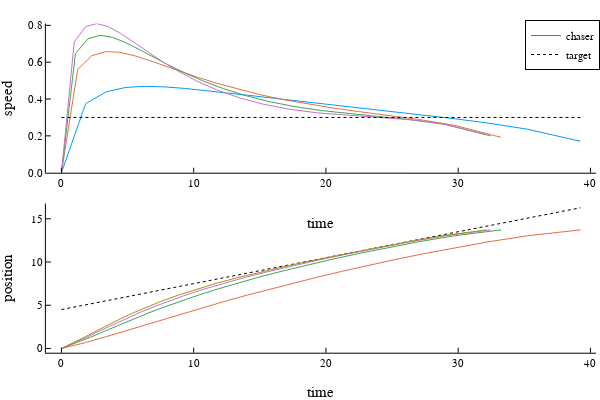

Here is the notebook cell this chart was saved with:
### Markdown cell above
## Minimum-error solution
Minimizing sum-square error to taget, plus work.
Optimization wants to hit a peak speed quickly and then gradually slow down toward the target

### Code cell
wstar4 = findgait(WalkRW2l(α=0.35,safety=true), target=:speed=>0.3, varying=:P)
ctime = 0. # cost of time, to encourage hurrying
cerrors = 0.001:0.005:0.02
targetspeed = 0.3
targetdist = 4.5
results = [optwalktag(wstar4, 20, ctime=ctime, cerror=cerror,targetspeed=targetspeed, targetdist=targetdist)
    for cerror in cerrors]
targetpos(t) = targetdist .+ targetspeed.*t
p = plot(layout=(2,1))
targettimes = [range(0, result.totaltime, length=50) for result in results]
chasertimes = [cumsum([0;result.steps.tf]) for result in results] # accumulate step times
chaserposns = [cumsum([0; result.steps.steplength]) for result in results] # how far chaser goes
chaserspeeds = [[0; result.steps.speed] for result in results] # prepend 0 for start speed

plot!(p[1], chasertimes, chaserspeeds,ylims=(0,Inf),xlabel="time",ylabel="speed",
    label=["chaser" nothing nothing nothing])
plot!(p[1], chasertimes[1][[1,end]],[targetspeed,targetspeed],linestyle=:dot,label="target",linecolor=:black)
plot!(p[2], chasertimes[1], targetpos.(chasertimes[1]),label=nothing,linestyle=:dot,linecolor=:black)
plot!(p[2], chasertimes, chaserposns,xlabel="time",ylabel="position",label=nothing)

### Figure 1 — Plotly figure (JSON) as saved in the notebook; plotly's stock layout.template omitted (floating-point values rounded to 4 significant figures)
{"data": [{"colorbar": {"title": ""}, "legendgroup": "chaser", "line": {"color": "rgba(0, 154, 250, 1.000)", "dash": "solid", "shape": "linear", "width": 1}, "mode": "lines", "name": "chaser", "showlegend": true, "type": "scatter", "x": [0, 1.831, 3.391, 4.872, 6.335, 7.807, 9.306, 10.84, 12.42, 14.05, 15.74, 17.48, 19.3, 21.19, 23.16, 25.24, 27.43, 29.77, 32.32, 35.23, 39.25], "xaxis": "x1", "y": [0, 0.3746, 0.4395, 0.463, 0.4689, 0.4658, 0.4576, 0.4467, 0.4342, 0.4208, 0.4068, 0.3925, 0.3779, 0.3629, 0.3473, 0.3308, 0.3129, 0.2928, 0.2686, 0.2362, 0.1705], "yaxis": "y1", "zmax": null, "zmin": null}, {"colorbar": {"title": ""}, "legendgroup": "", "line": {"color": "rgba(227, 111, 71, 1.000)", "dash": "solid", "shape": "linear", "width": 1}, "mode": "lines", "name": "", "showlegend": false, "type": "scatter", "x": [0, 1.225, 2.304, 3.347, 4.397, 5.475, 6.598, 7.779, 9.028, 10.36, 11.77, 13.28, 14.89, 16.61, 18.44, 20.38, 22.45, 24.65, 27.02, 29.68, 33.25], "xaxis": "x1", "y": [0, 0.5598, 0.6354, 0.6574, 0.6537, 0.6359, 0.6104, 0.5807, 0.5491, 0.5168, 0.4851, 0.4545, 0.4258, 0.3991, 0.3748, 0.3527, 0.3321, 0.3118, 0.289, 0.2577, 0.192], "yaxis": "y1", "zmax": null, "zmin": null}, {"colorbar": {"title": ""}, "legendgroup": "", "line": {"color": "rgba(62, 164, 78, 1.000)", "dash": "solid", "shape": "linear", "width": 1}, "mode": "lines", "name": "", "showlegend": false, "type": "scatter", "x": [0, 1.061, 2.004, 2.923, 3.856, 4.826, 5.849, 6.941, 8.115, 9.387, 10.77, 12.27, 13.91, 15.69, 17.6, 19.63, 21.77, 24.02, 26.4, 29.02, 32.45], "xaxis": "x1", "y": [0, 0.6466, 0.7269, 0.7461, 0.7349, 0.7072, 0.6702, 0.6282, 0.584, 0.5395, 0.4962, 0.4556, 0.4186, 0.3864, 0.3594, 0.3376, 0.3202, 0.3048, 0.2878, 0.2618, 0.2001], "yaxis": "y1", "zmax": null, "zmin": null}, {"colorbar": {"title": ""}, "legendgroup": "", "line": {"color": "rgba(195, 113, 210, 1.000)", "dash": "solid", "shape": "linear", "width": 1}, "mode": "lines", "name": "", "showlegend": false, "type": "scatter", "x": [0, 0.9668, 1.832, 2.678, 3.544, 4.449, 5.414, 6.454, 7.588, 8.833, 10.21, 11.73, 13.41, 15.26, 17.25, 19.36, 21.56, 23.84, 26.22, 28.8, 32.12], "xaxis": "x1", "y": [0, 0.7093, 0.7931, 0.8097, 0.7927, 0.7571, 0.711, 0.6592, 0.605, 0.5508, 0.4986, 0.4502, 0.4075, 0.3719, 0.3444, 0.3248, 0.3113, 0.3009, 0.2885, 0.2661, 0.2067], "yaxis": "y1", "zmax": null, "zmin": null}, {"colorbar": {"title": ""}, "legendgroup": "target", "line": {"color": "rgba(0, 0, 0, 1.000)", "dash": "dot", "shape": "linear", "width": 1}, "mode": "lines", "name": "target", "showlegend": true, "type": "scatter", "x": [0, 39.25], "xaxis": "x1", "y": [0.3, 0.3], "yaxis": "y1", "zmax": null, "zmin": null}, {"colorbar": {"title": ""}, "legendgroup": "", "line": {"color": "rgba(0, 0, 0, 1.000)", "dash": "dot", "shape": "linear", "width": 1}, "mode": "lines", "name": "", "showlegend": false, "type": "scatter", "x": [0, 1.831, 3.391, 4.872, 6.335, 7.807, 9.306, 10.84, 12.42, 14.05, 15.74, 17.48, 19.3, 21.19, 23.16, 25.24, 27.43, 29.77, 32.32, 35.23, 39.25], "xaxis": "x2", "y": [4.5, 5.049, 5.517, 5.962, 6.4, 6.842, 7.292, 7.752, 8.226, 8.715, 9.221, 9.745, 10.29, 10.86, 11.45, 12.07, 12.73, 13.43, 14.2, 15.07, 16.27], "yaxis": "y2", "zmax": null, "zmin": null}, {"colorbar": {"title": ""}, "legendgroup": "", "line": {"color": "rgba(227, 111, 71, 1.000)", "dash": "solid", "shape": "linear", "width": 1}, "mode": "lines", "name": "", "showlegend": false, "type": "scatter", "x": [0, 1.831, 3.391, 4.872, 6.335, 7.807, 9.306, 10.84, 12.42, 14.05, 15.74, 17.48, 19.3, 21.19, 23.16, 25.24, 27.43, 29.77, 32.32, 35.23, 39.25], "xaxis": "x2", "y": [0, 0.6858, 1.372, 2.057, 2.743, 3.429, 4.115, 4.801, 5.486, 6.172, 6.858, 7.544, 8.23, 8.915, 9.601, 10.29, 10.97, 11.66, 12.34, 13.03, 13.72], "yaxis": "y2", "zmax": null, "zmin": null}, {"colorbar": {"title": ""}, "legendgroup": "", "line": {"color": "rgba(62, 164, 78, 1.000)", "dash": "solid", "shape": "linear", "width": 1}, "mode": "lines", "name": "", "showlegend": false, "type": "scatter", "x": [0, 1.225, 2.304, 3.347, 4.397, 5.475, 6.598, 7.779, 9.028, 10.36, 11.77, 13.28, 14.89, 16.61, 18.44, 20.38, 22.45, 24.65, 27.02, 29.68, 33.25], "xaxis": "x2", "y": [0, 0.6858, 1.372, 2.057, 2.743, 3.429, 4.115, 4.801, 5.486, 6.172, 6.858, 7.544, 8.23, 8.915, 9.601, 10.29, 10.97, 11.66, 12.34, 13.03, 13.72], "yaxis": "y2", "zmax": null, "zmin": null}, {"colorbar": {"title": ""}, "legendgroup": "", "line": {"color": "rgba(195, 113, 210, 1.000)", "dash": "solid", "shape": "linear", "width": 1}, "mode": "lines", "name": "", "showlegend": false, "type": "scatter", "x": [0, 1.061, 2.004, 2.923, 3.856, 4.826, 5.849, 6.941, 8.115, 9.387, 10.77, 12.27, 13.91, 15.69, 17.6, 19.63, 21.77, 24.02, 26.4, 29.02, 32.45], "xaxis": "x2", "y": [0, 0.6858, 1.372, 2.057, 2.743, 3.429, 4.115, 4.801, 5.486, 6.172, 6.858, 7.544, 8.23, 8.915, 9.601, 10.29, 10.97, 11.66, 12.34, 13.03, 13.72], "yaxis": "y2", "zmax": null, "zmin": null}, {"colorbar": {"title": ""}, "legendgroup": "", "line": {"color": "rgba(172, 142, 24, 1.000)", "dash": "solid", "shape": "linear", "width": 1}, "mode": "lines", "name": "", "showlegend": false, "type": "scatter", "x": [0, 0.9668, 1.832, 2.678, 3.544, 4.449, 5.414, 6.454, 7.588, 8.833, 10.21, 11.73, 13.41, 15.26, 17.25, 19.36, 21.56, 23.84, 26.22, 28.8, 32.12], "xaxis": "x2", "y": [0, 0.6858, 1.372, 2.057, 2.743, 3.429, 4.115, 4.801, 5.486, 6.172, 6.858, 7.544, 8.23, 8.915, 9.601, 10.29, 10.97, 11.66, 12.34, 13.03, 13.72], "yaxis": "y2", "zmax": null, "zmin": null}], "layout": {"annotations": [], "height": 400, "legend": {"bgcolor": "rgba(255, 255, 255, 1.000)", "bordercolor": "rgba(0, 0, 0, 1.000)", "borderwidth": 1, "font": {"color": "rgba(0, 0, 0, 1.000)", "family": "Helvetica", "size": 11}, "title": {"font": {"color": "rgba(0, 0, 0, 1.000)", "family": "Helvetica", "size": 15}, "text": ""}, "tracegroupgap": 0, "traceorder": "normal", "x": 1, "xanchor": "auto", "y": 1, "yanchor": "auto"}, "margin": {"b": 20, "l": 0, "r": 0, "t": 20}, "paper_bgcolor": "rgba(255, 255, 255, 1.000)", "plot_bgcolor": "rgba(255, 255, 255, 1.000)", "showlegend": true, "width": 600, "xaxis1": {"anchor": "y1", "domain": [0.07647, 0.9934], "gridcolor": "rgba(0, 0, 0, 0.100)", "gridwidth": 0.5, "linecolor": "rgba(0, 0, 0, 1.000)", "mirror": false, "range": [-1.177, 40.42], "showgrid": false, "showline": true, "showticklabels": true, "tickangle": 0, "tickcolor": "rgb(0, 0, 0)", "tickfont": {"color": "rgba(0, 0, 0, 1.000)", "family": "Helvetica", "size": 11}, "tickmode": "array", "ticks": "inside", "ticktext": ["0", "10", "20", "30", "40"], "tickvals": [0, 10, 20, 30, 40], "title": "time", "titlefont": {"color": "rgba(0, 0, 0, 1.000)", "family": "Helvetica", "size": 15}, "type": "-", "visible": true, "zeroline": false, "zerolinecolor": "rgba(0, 0, 0, 1.000)"}, "xaxis2": {"anchor": "y2", "domain": [0.07647, 0.9934], "gridcolor": "rgba(0, 0, 0, 0.100)", "gridwidth": 0.5, "linecolor": "rgba(0, 0, 0, 1.000)", "mirror": false, "range": [-1.177, 40.42], "showgrid": false, "showline": true, "showticklabels": true, "tickangle": 0, "tickcolor": "rgb(0, 0, 0)", "tickfont": {"color": "rgba(0, 0, 0, 1.000)", "family": "Helvetica", "size": 11}, "tickmode": "array", "ticks": "inside", "ticktext": ["0", "10", "20", "30", "40"], "tickvals": [0, 10, 20, 30, 40], "title": "time", "titlefont": {"color": "rgba(0, 0, 0, 1.000)", "family": "Helvetica", "size": 15}, "type": "-", "visible": true, "zeroline": false, "zerolinecolor": "rgba(0, 0, 0, 1.000)"}, "yaxis1": {"anchor": "x1", "domain": [0.5758, 0.9902], "gridcolor": "rgba(0, 0, 0, 0.100)", "gridwidth": 0.5, "linecolor": "rgba(0, 0, 0, 1.000)", "mirror": false, "range": [0, 0.8097], "showgrid": false, "showline": true, "showticklabels": true, "tickangle": 0, "tickcolor": "rgb(0, 0, 0)", "tickfont": {"color": "rgba(0, 0, 0, 1.000)", "family": "Helvetica", "size": 11}, "tickmode": "array", "ticks": "inside", "ticktext": ["0.0", "0.2", "0.4", "0.6", "0.8"], "tickvals": [0, 0.2, 0.4, 0.6, 0.8], "title": "speed", "titlefont": {"color": "rgba(0, 0, 0, 1.000)", "family": "Helvetica", "size": 15}, "type": "-", "visible": true, "zeroline": false, "zerolinecolor": "rgba(0, 0, 0, 1.000)"}, "yaxis2": {"anchor": "x2", "domain": [0.07581, 0.4902], "gridcolor": "rgba(0, 0, 0, 0.100)", "gridwidth": 0.5, "linecolor": "rgba(0, 0, 0, 1.000)", "mirror": false, "range": [-0.4882, 16.76], "showgrid": false, "showline": true, "showticklabels": true, "tickangle": 0, "tickcolor": "rgb(0, 0, 0)", "tickfont": {"color": "rgba(0, 0, 0, 1.000)", "family": "Helvetica", "size": 11}, "tickmode": "array", "ticks": "inside", "ticktext": ["0", "5", "10", "15"], "tickvals": [0, 5, 10, 15], "title": "position", "titlefont": {"color": "rgba(0, 0, 0, 1.000)", "family": "Helvetica", "size": 15}, "type": "-", "visible": true, "zeroline": false, "zerolinecolor": "rgba(0, 0, 0, 1.000)"}}}
